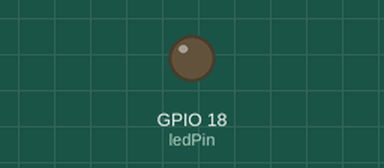
A sketch run on a simulated ESP32. On the bench: output pins drawn as LEDs (lit = HIGH). WiFi joins after 1.5 s; servers stay silent unless stated; uploads are accepted with an empty reply; what the sketch prints to the serial monitor is not drawn.

Above: at 0.1 s.
At 2.3 s:
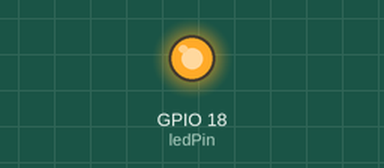
Timing chart, 0 to 3.8 s (numbered marks = the images above):
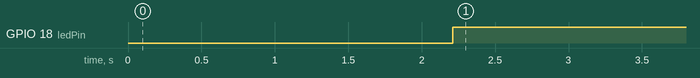

The sketch:

Gotoiserver2.ino
```cpp
//test 8
#include <WiFi.h>
#include <WiFiClient.h>
#include <WiFiServer.h>
#include <HTTPClient.h>
#include <ArduinoJson.h>

// WiFi Credentials
const char* ssid = "POCO";
const char* password = "pritam67";

// Flask Server Address
const char* serverAddress = "http:/******/******/predict";

// Static IP Configuration
IPAddress local_IP(192, 168, 4, 110);
IPAddress gateway(192, 168, 4, 1);
IPAddress subnet(255, 255, 0, 0);

// WiFi Server on Port 80
WiFiServer server(80);

// Global Variables
int requests = 40;
int errors = 5;
unsigned long lastSendTime = 0;
unsigned long attackStartTime = 0;
bool attackInProgress = false;
bool resetTriggered = false;
unsigned long resetStartTime = 0;

// LED Pin
const int ledPin = 18;
bool ledState = false;

void connectToWiFi() {
    WiFi.config(local_IP, gateway, subnet);
    WiFi.begin(ssid, password);

    Serial.print("Connecting to WiFi");
    while (WiFi.status() != WL_CONNECTED) {
        Serial.print(".");
        delay(1000);
    }
    Serial.println("\n WiFi Connected!");
    Serial.print("📡 ESP32 Static IP: ");
    Serial.println(WiFi.localIP());

    server.begin();
    Serial.println("🌐 Server Listening on Port 80...");
}

//  Function to send data to Flask
void sendToFlask() {
    HTTPClient http;
    http.begin(serverAddress);
    http.addHeader("Content-Type", "application/json");

    // Keep sending `0,0` during reset period
    String jsonPayload = "{\"requests\": " + String(requests) + ", \"errors\": " + String(errors) + "}";

    Serial.println("📡 Sending Data to Flask: " + jsonPayload);

    int httpResponseCode = http.POST(jsonPayload);
    String response = http.getString();

    Serial.print("🔄 HTTP Response Code: ");
    Serial.println(httpResponseCode);
    Serial.println("📨 Server Response: " + response);

    http.end();
}

// Function to handle incoming client requests
void handleClientRequest() {
    WiFiClient client = server.available();
    if (!client) return;

    Serial.println("\n🌍 New Client Connected!");

    while (!client.available()) {
        delay(10);
    }

    String request = client.readStringUntil('\r');
    client.flush();

    Serial.println("📩 Received Request: " + request);

    if (resetTriggered) {
        Serial.println("🚨 Attack Recently Detected! Ignoring Requests...");
    } else {
        requests++;
        errors = requests * 0.3;
        Serial.println("📌 Total Requests: " + String(requests));
        Serial.println("❌ Total Errors: " + String(errors));
    }

    //  Detect an attack and start reset process
    if (!attackInProgress) {
        attackInProgress = true;
        attackStartTime = millis();
        Serial.println("⚠️ Attack Detected! Timer Started...");
    }

    // ✅ If attack is active for 4 seconds, reset permanently
    if (attackInProgress && millis() - attackStartTime >= 12000) {
        Serial.println("🚨 Attack Persistent for 4 Sec! Resetting...");
        requests = 0;
        errors = 0;
        resetTriggered = true;
        resetStartTime = millis();
        attackInProgress = false;
    }

    // ✅ Respond to client
    client.println("HTTP/1.1 200 OK");
    client.println("Content-Type: text/plain");
    client.println("Connection: close");
    client.println();
    client.println("✅ Data Received Successfully!");
    client.stop();
}

// ✅ LED Control Function
void controlLED() {
    if (resetTriggered) {
        digitalWrite(ledPin, LOW);  // ⚪ Turn OFF LED in reset mode
    } else if (attackInProgress) {
        ledState = !ledState;  // 🔴 Blink LED during attack
        digitalWrite(ledPin, ledState);
    } else {
        digitalWrite(ledPin, HIGH);  // 🟢 Keep LED ON in normal mode
    }
}

void setup() {
    Serial.begin(115200);
    pinMode(ledPin, OUTPUT);
    connectToWiFi();
}

void loop() {
    handleClientRequest();

    // ✅ Keep sending `0,0` to Flask even if new requests come in
    if (resetTriggered) {
        requests = 0;
        errors = 0;

        // ✅ Reset Mode Lasts for 10 Sec Before Allowing Updates Again
        if (millis() - resetStartTime >= 20000) {
            Serial.println("✅ Reset Period Over! Resuming Normal Counting...");
            resetTriggered = false;
        }
    }

    // ✅ Send data to Flask every 2 seconds
    if (millis() - lastSendTime >= 2000) {
        sendToFlask();
        lastSendTime = millis();
    }

    // ✅ Control LED State
    controlLED();
    delay(500);
}
```

Measured:
- by itself, GPIO 18 (ledPin): LOW → HIGH at 2.2 s
